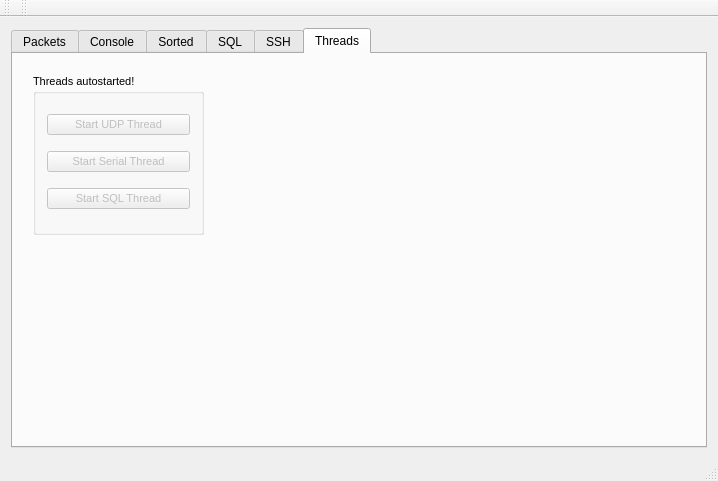
<?xml version="1.0" encoding="UTF-8"?>
<ui version="4.0">
 <class>MainWindow</class>
 <widget class="QMainWindow" name="MainWindow">
  <property name="geometry">
   <rect>
    <x>0</x>
    <y>0</y>
    <width>718</width>
    <height>481</height>
   </rect>
  </property>
  <property name="windowTitle">
   <string>Train Rec</string>
  </property>
  <widget class="QWidget" name="centralWidget">
   <layout class="QHBoxLayout" name="horizontalLayout">
    <item>
     <widget class="QTabWidget" name="tabWidget">
      <property name="currentIndex">
       <number>5</number>
      </property>
      <widget class="QWidget" name="tab_packets">
       <attribute name="title">
        <string>Packets</string>
       </attribute>
       <layout class="QHBoxLayout" name="horizontalLayout_2">
        <item>
         <layout class="QVBoxLayout" name="verticalLayout">
          <item>
           <layout class="QFormLayout" name="formLayout">
            <property name="fieldGrowthPolicy">
             <enum>QFormLayout::AllNonFixedFieldsGrow</enum>
            </property>
            <item row="0" column="0">
             <widget class="QLabel" name="label_loadOP">
              <property name="text">
               <string>Load OPcode: </string>
              </property>
             </widget>
            </item>
            <item row="0" column="1">
             <widget class="QComboBox" name="comboBox_opcodes"/>
            </item>
            <item row="1" column="0">
             <widget class="QLabel" name="label_opcode">
              <property name="text">
               <string>OP code: </string>
              </property>
             </widget>
            </item>
            <item row="1" column="1">
             <widget class="QLineEdit" name="lineEdit_opcode">
              <property name="maxLength">
               <number>2</number>
              </property>
             </widget>
            </item>
            <item row="2" column="0">
             <widget class="QLabel" name="label_arg1">
              <property name="text">
               <string>Arg1: </string>
              </property>
             </widget>
            </item>
            <item row="2" column="1">
             <widget class="QLineEdit" name="lineEdit_arg1">
              <property name="enabled">
               <bool>false</bool>
              </property>
              <property name="text">
               <string>00</string>
              </property>
              <property name="maxLength">
               <number>2</number>
              </property>
             </widget>
            </item>
            <item row="3" column="0">
             <widget class="QLabel" name="label_arg2">
              <property name="text">
               <string>Arg2: </string>
              </property>
             </widget>
            </item>
            <item row="3" column="1">
             <widget class="QLineEdit" name="lineEdit_arg2">
              <property name="enabled">
               <bool>false</bool>
              </property>
              <property name="text">
               <string>00</string>
              </property>
              <property name="maxLength">
               <number>2</number>
              </property>
             </widget>
            </item>
            <item row="4" column="1">
             <widget class="QPushButton" name="pushButton_genPacket">
              <property name="text">
               <string>Create Packet</string>
              </property>
             </widget>
            </item>
           </layout>
          </item>
          <item>
           <layout class="QFormLayout" name="formLayout_3">
            <property name="fieldGrowthPolicy">
             <enum>QFormLayout::AllNonFixedFieldsGrow</enum>
            </property>
            <item row="1" column="0">
             <widget class="QLabel" name="label_packetText">
              <property name="text">
               <string>Packet: </string>
              </property>
             </widget>
            </item>
            <item row="1" column="1">
             <widget class="QLineEdit" name="lineEdit_packet"/>
            </item>
            <item row="2" column="1">
             <widget class="QPushButton" name="pushButton_sendPacket">
              <property name="enabled">
               <bool>true</bool>
              </property>
              <property name="text">
               <string>Send Packet!</string>
              </property>
             </widget>
            </item>
           </layout>
          </item>
         </layout>
        </item>
        <item>
         <layout class="QVBoxLayout" name="verticalLayout_2">
          <item>
           <layout class="QFormLayout" name="formLayout_5">
            <property name="fieldGrowthPolicy">
             <enum>QFormLayout::AllNonFixedFieldsGrow</enum>
            </property>
            <item row="3" column="1">
             <widget class="QLabel" name="label_2">
              <property name="text">
               <string>Serial Connection</string>
              </property>
             </widget>
            </item>
            <item row="4" column="0">
             <widget class="QPushButton" name="pushButton_serialDisconnect">
              <property name="enabled">
               <bool>false</bool>
              </property>
              <property name="text">
               <string>Disconnect</string>
              </property>
             </widget>
            </item>
            <item row="4" column="1">
             <widget class="QPushButton" name="pushButton_serialRefreshList">
              <property name="text">
               <string>Refresh</string>
              </property>
             </widget>
            </item>
            <item row="5" column="0">
             <widget class="QPushButton" name="pushButton_serialConnect">
              <property name="text">
               <string>Connect</string>
              </property>
             </widget>
            </item>
            <item row="5" column="1">
             <widget class="QComboBox" name="comboBox_serialList"/>
            </item>
           </layout>
          </item>
          <item>
           <widget class="QLabel" name="label_sentPackets">
            <property name="text">
             <string>Sent Packets:</string>
            </property>
           </widget>
          </item>
          <item>
           <widget class="QTextBrowser" name="textBrowser_packets">
            <property name="html">
             <string>&lt;!DOCTYPE HTML PUBLIC &quot;-//W3C//DTD HTML 4.0//EN&quot; &quot;http://www.w3.org/TR/REC-html40/strict.dtd&quot;&gt;
&lt;html&gt;&lt;head&gt;&lt;meta name=&quot;qrichtext&quot; content=&quot;1&quot; /&gt;&lt;style type=&quot;text/css&quot;&gt;
p, li { white-space: pre-wrap; }
&lt;/style&gt;&lt;/head&gt;&lt;body style=&quot; font-family:'MS Shell Dlg 2'; font-size:7.875pt; font-weight:400; font-style:normal;&quot;&gt;
&lt;p style=&quot; margin-top:0px; margin-bottom:0px; margin-left:0px; margin-right:0px; -qt-block-indent:0; text-indent:0px;&quot;&gt;&lt;span style=&quot; font-family:'Sans Serif'; font-size:9pt;&quot;&gt;Select the USB buffer in the drop down list above. Should be something like &amp;quot;ACM0&amp;quot; or &amp;quot;USB0&amp;quot;. Click connect, if you don't, then the track will not recieve commands and no error will be returned!&lt;/span&gt;&lt;/p&gt;&lt;/body&gt;&lt;/html&gt;</string>
            </property>
           </widget>
          </item>
         </layout>
        </item>
       </layout>
      </widget>
      <widget class="QWidget" name="tab_console">
       <attribute name="title">
        <string>Console</string>
       </attribute>
       <layout class="QHBoxLayout" name="horizontalLayout_3">
        <item>
         <widget class="QTextBrowser" name="textBrowser_console"/>
        </item>
       </layout>
      </widget>
      <widget class="QWidget" name="tab_sorted">
       <attribute name="title">
        <string>Sorted</string>
       </attribute>
       <layout class="QHBoxLayout" name="horizontalLayout_4">
        <item>
         <widget class="QTextBrowser" name="textBrowser_sorted_b2"/>
        </item>
        <item>
         <widget class="QTextBrowser" name="textBrowser_sorted_a0"/>
        </item>
        <item>
         <widget class="QTextBrowser" name="textBrowser_sorted_e7"/>
        </item>
       </layout>
      </widget>
      <widget class="QWidget" name="tab_sql">
       <attribute name="title">
        <string>SQL</string>
       </attribute>
       <layout class="QGridLayout" name="gridLayout">
        <item row="0" column="0">
         <layout class="QHBoxLayout" name="horizontalLayout_25">
          <item>
           <layout class="QVBoxLayout" name="verticalLayout_3">
            <property name="sizeConstraint">
             <enum>QLayout::SetDefaultConstraint</enum>
            </property>
            <item>
             <layout class="QHBoxLayout" name="horizontalLayout_5">
              <item>
               <widget class="QLabel" name="label_hostname">
                <property name="text">
                 <string>Hostname: </string>
                </property>
               </widget>
              </item>
              <item alignment="Qt::AlignLeft">
               <widget class="QLineEdit" name="lineEdit_hostname">
                <property name="text">
                 <string>pavelow.eng.uah.edu</string>
                </property>
               </widget>
              </item>
             </layout>
            </item>
            <item>
             <layout class="QHBoxLayout" name="horizontalLayout_6">
              <item>
               <widget class="QLabel" name="label_port">
                <property name="text">
                 <string>Port: </string>
                </property>
               </widget>
              </item>
              <item alignment="Qt::AlignLeft">
               <widget class="QSpinBox" name="spinBox_port">
                <property name="maximum">
                 <number>99999</number>
                </property>
                <property name="value">
                 <number>33153</number>
                </property>
               </widget>
              </item>
             </layout>
            </item>
            <item>
             <layout class="QHBoxLayout" name="horizontalLayout_7">
              <item>
               <widget class="QLabel" name="label_user">
                <property name="text">
                 <string>User: </string>
                </property>
               </widget>
              </item>
              <item alignment="Qt::AlignLeft">
               <widget class="QLineEdit" name="lineEdit_user">
                <property name="text">
                 <string>root</string>
                </property>
               </widget>
              </item>
             </layout>
            </item>
            <item>
             <layout class="QHBoxLayout" name="horizontalLayout_8">
              <item>
               <widget class="QLabel" name="label_password">
                <property name="text">
                 <string>Password: </string>
                </property>
               </widget>
              </item>
              <item alignment="Qt::AlignLeft">
               <widget class="QLineEdit" name="lineEdit_password">
                <property name="text">
                 <string>cstrapwi</string>
                </property>
               </widget>
              </item>
             </layout>
            </item>
            <item>
             <layout class="QHBoxLayout" name="horizontalLayout_9">
              <item>
               <widget class="QLabel" name="label_database">
                <property name="text">
                 <string>Database: </string>
                </property>
               </widget>
              </item>
              <item alignment="Qt::AlignLeft">
               <widget class="QLineEdit" name="lineEdit_database">
                <property name="text">
                 <string>cpe453</string>
                </property>
               </widget>
              </item>
             </layout>
            </item>
            <item>
             <layout class="QHBoxLayout" name="horizontalLayout_10">
              <item>
               <widget class="QLabel" name="label_schema">
                <property name="text">
                 <string>Schema: </string>
                </property>
               </widget>
              </item>
              <item alignment="Qt::AlignLeft">
               <widget class="QLineEdit" name="lineEdit_schema">
                <property name="enabled">
                 <bool>false</bool>
                </property>
                <property name="text">
                 <string>public</string>
                </property>
               </widget>
              </item>
             </layout>
            </item>
            <item>
             <layout class="QHBoxLayout" name="horizontalLayout_11">
              <item>
               <widget class="QLabel" name="label_table">
                <property name="text">
                 <string>Table: </string>
                </property>
               </widget>
              </item>
              <item alignment="Qt::AlignLeft">
               <widget class="QLineEdit" name="lineEdit_table">
                <property name="enabled">
                 <bool>false</bool>
                </property>
                <property name="text">
                 <string>testsql</string>
                </property>
               </widget>
              </item>
             </layout>
            </item>
           </layout>
          </item>
          <item>
           <widget class="QTextBrowser" name="textBrowser_sql">
            <property name="html">
             <string>&lt;!DOCTYPE HTML PUBLIC &quot;-//W3C//DTD HTML 4.0//EN&quot; &quot;http://www.w3.org/TR/REC-html40/strict.dtd&quot;&gt;
&lt;html&gt;&lt;head&gt;&lt;meta name=&quot;qrichtext&quot; content=&quot;1&quot; /&gt;&lt;style type=&quot;text/css&quot;&gt;
p, li { white-space: pre-wrap; }
&lt;/style&gt;&lt;/head&gt;&lt;body style=&quot; font-family:'MS Shell Dlg 2'; font-size:7.875pt; font-weight:400; font-style:normal;&quot;&gt;
&lt;p style=&quot; margin-top:0px; margin-bottom:0px; margin-left:0px; margin-right:0px; -qt-block-indent:0; text-indent:0px;&quot;&gt;&lt;span style=&quot; font-family:'Sans Serif'; font-size:9pt;&quot;&gt;Set parameters to the left, then click connect. SQL will not operate if you don't connect!&lt;/span&gt;&lt;/p&gt;
&lt;p style=&quot;-qt-paragraph-type:empty; margin-top:0px; margin-bottom:0px; margin-left:0px; margin-right:0px; -qt-block-indent:0; text-indent:0px; font-family:'Sans Serif'; font-size:9pt;&quot;&gt;&lt;br /&gt;&lt;/p&gt;
&lt;p style=&quot; margin-top:0px; margin-bottom:0px; margin-left:0px; margin-right:0px; -qt-block-indent:0; text-indent:0px;&quot;&gt;&lt;span style=&quot; font-family:'Sans Serif'; font-size:9pt; color:#ff0000;&quot;&gt;Please be aware!&lt;/span&gt;&lt;span style=&quot; font-family:'Sans Serif'; font-size:9pt;&quot;&gt; Negotiating the connection can take time, click &amp;quot;connect&amp;quot; once and give it a while; spamming the button is unexpected behavior!&lt;/span&gt;&lt;/p&gt;&lt;/body&gt;&lt;/html&gt;</string>
            </property>
           </widget>
          </item>
         </layout>
        </item>
        <item row="1" column="0">
         <layout class="QHBoxLayout" name="horizontalLayout_12">
          <item>
           <spacer name="horizontalSpacer_2">
            <property name="orientation">
             <enum>Qt::Horizontal</enum>
            </property>
            <property name="sizeHint" stdset="0">
             <size>
              <width>40</width>
              <height>20</height>
             </size>
            </property>
           </spacer>
          </item>
          <item>
           <widget class="QPushButton" name="pushButton_connect">
            <property name="text">
             <string>Connect</string>
            </property>
           </widget>
          </item>
          <item>
           <spacer name="horizontalSpacer_10">
            <property name="orientation">
             <enum>Qt::Horizontal</enum>
            </property>
            <property name="sizeHint" stdset="0">
             <size>
              <width>40</width>
              <height>20</height>
             </size>
            </property>
           </spacer>
          </item>
          <item>
           <widget class="QPushButton" name="pushButton_disconnect">
            <property name="enabled">
             <bool>false</bool>
            </property>
            <property name="text">
             <string>Disconnect</string>
            </property>
           </widget>
          </item>
          <item>
           <spacer name="horizontalSpacer_9">
            <property name="orientation">
             <enum>Qt::Horizontal</enum>
            </property>
            <property name="sizeHint" stdset="0">
             <size>
              <width>40</width>
              <height>20</height>
             </size>
            </property>
           </spacer>
          </item>
         </layout>
        </item>
        <item row="2" column="0">
         <layout class="QHBoxLayout" name="horizontalLayout_13">
          <item>
           <widget class="QLabel" name="label_query">
            <property name="text">
             <string>SQL Query: </string>
            </property>
           </widget>
          </item>
          <item>
           <widget class="QLineEdit" name="lineEdit_query">
            <property name="enabled">
             <bool>false</bool>
            </property>
            <property name="text">
             <string>SELECT * FROM public.testsql</string>
            </property>
           </widget>
          </item>
          <item>
           <widget class="QPushButton" name="pushButton_runQuery">
            <property name="enabled">
             <bool>false</bool>
            </property>
            <property name="text">
             <string>Run Query</string>
            </property>
           </widget>
          </item>
         </layout>
        </item>
       </layout>
      </widget>
      <widget class="QWidget" name="tab_ssh">
       <attribute name="title">
        <string>SSH</string>
       </attribute>
      </widget>
      <widget class="QWidget" name="tab_threads">
       <attribute name="title">
        <string>Threads</string>
       </attribute>
       <widget class="QGroupBox" name="groupBox">
        <property name="geometry">
         <rect>
          <x>20</x>
          <y>20</y>
          <width>171</width>
          <height>161</height>
         </rect>
        </property>
        <property name="font">
         <font>
          <pointsize>8</pointsize>
         </font>
        </property>
        <property name="title">
         <string>Threads autostarted!</string>
        </property>
        <layout class="QVBoxLayout" name="verticalLayout_4">
         <item>
          <widget class="QPushButton" name="pushButton_thread_beginUDP">
           <property name="enabled">
            <bool>false</bool>
           </property>
           <property name="text">
            <string>Start UDP Thread</string>
           </property>
          </widget>
         </item>
         <item>
          <widget class="QPushButton" name="pushButton_thread_beginSerial">
           <property name="enabled">
            <bool>false</bool>
           </property>
           <property name="focusPolicy">
            <enum>Qt::StrongFocus</enum>
           </property>
           <property name="text">
            <string>Start Serial Thread</string>
           </property>
          </widget>
         </item>
         <item>
          <widget class="QPushButton" name="pushButton_thread_beginSQL">
           <property name="enabled">
            <bool>false</bool>
           </property>
           <property name="text">
            <string>Start SQL Thread</string>
           </property>
          </widget>
         </item>
        </layout>
       </widget>
      </widget>
     </widget>
    </item>
   </layout>
  </widget>
  <widget class="QMenuBar" name="menuBar">
   <property name="geometry">
    <rect>
     <x>0</x>
     <y>0</y>
     <width>718</width>
     <height>21</height>
    </rect>
   </property>
  </widget>
  <widget class="QToolBar" name="mainToolBar">
   <attribute name="toolBarArea">
    <enum>TopToolBarArea</enum>
   </attribute>
   <attribute name="toolBarBreak">
    <bool>false</bool>
   </attribute>
  </widget>
  <widget class="QStatusBar" name="statusBar"/>
  <widget class="QToolBar" name="toolBar">
   <property name="windowTitle">
    <string>toolBar</string>
   </property>
   <attribute name="toolBarArea">
    <enum>TopToolBarArea</enum>
   </attribute>
   <attribute name="toolBarBreak">
    <bool>false</bool>
   </attribute>
  </widget>
 </widget>
 <layoutdefault spacing="6" margin="11"/>
 <resources/>
 <connections/>
</ui>
